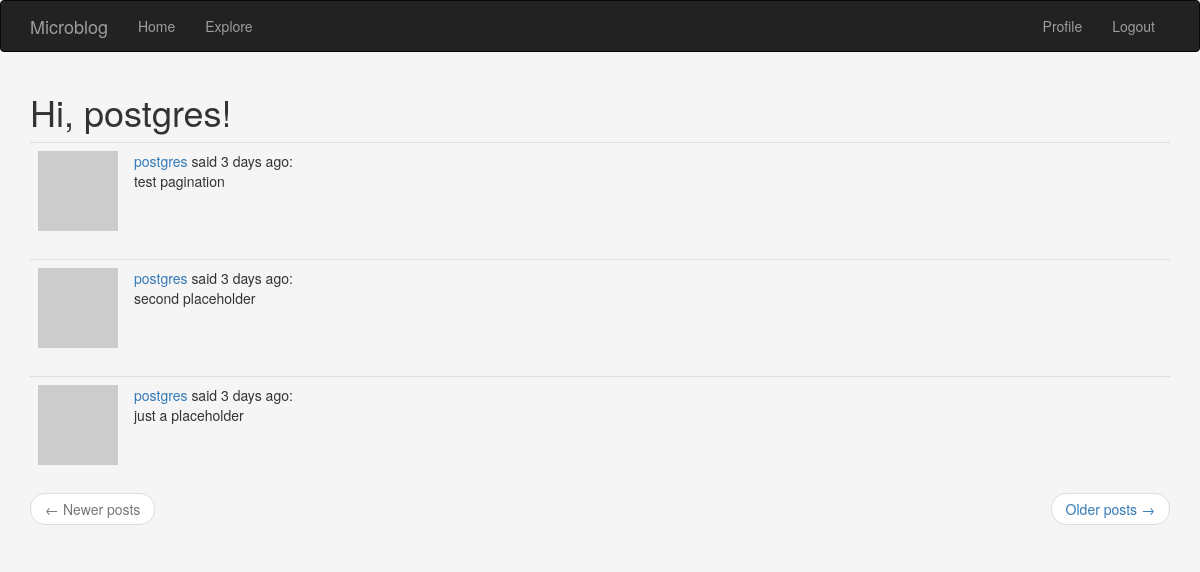
The page /explore (signed in) on the database its author committed.
### server/models.py (models this page shows, shortened)
class User(UserMixin, db.Model):
    id = db.Column(db.Integer, primary_key=True)
    username = db.Column(db.String(64), index=True, unique=True, nullable=False)
    email = db.Column(db.String(128), index=True, unique=True, nullable=False)
    password_hash = db.Column(db.String(128), nullable=False)
    posts = db.relationship('Post', backref='author', lazy='dynamic') # 'Post'= reference to a class not yet created
    about_me = db.Column(db.String(256), nullable=True)
    last_seen  =db.Column(db.DateTime, default=datetime.utcnow)
    followed = db.relationship(
        'User', secondary=followers,
        primaryjoin=(followers.c.follower_id == id),
        secondaryjoin=(followers.c.followed_id == id),
        backref=db.backref('followers', lazy='dynamic'), lazy='dynamic')
    def avatar(self,size):
        digest = md5(self.email.lower().encode('utf-8')).hexdigest()
        return  f'https://www.gravatar.com/avatar/{digest}?d=identicon&s={size}'

class Post(db.Model):
    id = db.Column(db.Integer, primary_key=True)
    body = db.Column(db.String(140), nullable=False)
    timestamp = db.Column(db.DateTime, index=True, default=datetime.utcnow)
    user_id = db.Column(db.Integer, db.ForeignKey('user.id'),nullable=False)

### server/routes.py (the view)
@app.route('/explore')
@login_required
def explore():
    page = request.args.get('page', 1, type=int)
    posts = Post.query.order_by(Post.timestamp.desc()).paginate(
        page, app.config['POSTS_PER_PAGE'], False) # pagenumber, number of items per page, error on page over limit
    next_url = url_for('index', page=posts.next_num) if posts.has_next else None
    prev_url = url_for('index', page=posts.prev_num) if posts.has_prev else None
    return render_template('index.html', title='Explore',posts=posts.items, next_url=next_url,
                           prev_url=prev_url)

### server/models.py (called while the page is built)
@login.user_loader
def load_user(id):
    return User.query.get(int(id))

### server/routes.py (called while the page is built)
@app.before_request
def before_request():
    if current_user.is_authenticated:
        current_user.last_seen = datetime.utcnow()
        db.session.commit()

### templates/index.html (shortened to what this page needs)
{% extends "navbar.html" %}
{% import 'bootstrap/wtf.html' as wtf %}
{% block app_content %}
    <h1>Hi, {{ current_user.username }}!</h1>
    {% for post in posts %}
        {% include '_post.html' %}
    {% endfor %}
    <nav aria-label="...">
        <ul class="pager">
            <li class="previous{% if not prev_url %} disabled{% endif %}">
                <a href="{{ prev_url or '#' }}">
                    <span aria-hidden="true">&larr;</span> Newer posts
                </a>
            </li>
            <li class="next{% if not next_url %} disabled{% endif %}">
                <a href="{{ next_url or '#' }}">
                    Older posts <span aria-hidden="true">&rarr;</span>
                </a>
            </li>
        </ul>
    </nav>
{% endblock %}

### templates/_post.html
  <table class="table table-hover">
        <tr>
            <td width="70px">
                <a class="text-danger", href="{{ url_for('user', username=post.author.username) }}">
                    <img src="{{ post.author.avatar(70) }}" />
                </a>
            </td>
            <td>
                <a  href="{{ url_for('user', username=post.author.username) }}">
                    {{ post.author.username }}
                </a>
                said {{ moment(post.timestamp).fromNow() }}:
                <br>
                {{ post.body }}
            </td>
        </tr>
    </table>

### templates/navbar.html (style rules this page uses)
body { background: whitesmoke !important; }

### rows shown on the page
User: username "postgres"
Post: author.username "postgres", timestamp "3 days ago", body "test pagination"
Post: author.username "postgres", timestamp "3 days ago", body "second placeholder"
Post: author.username "postgres", timestamp "3 days ago", body "just a placeholder"
